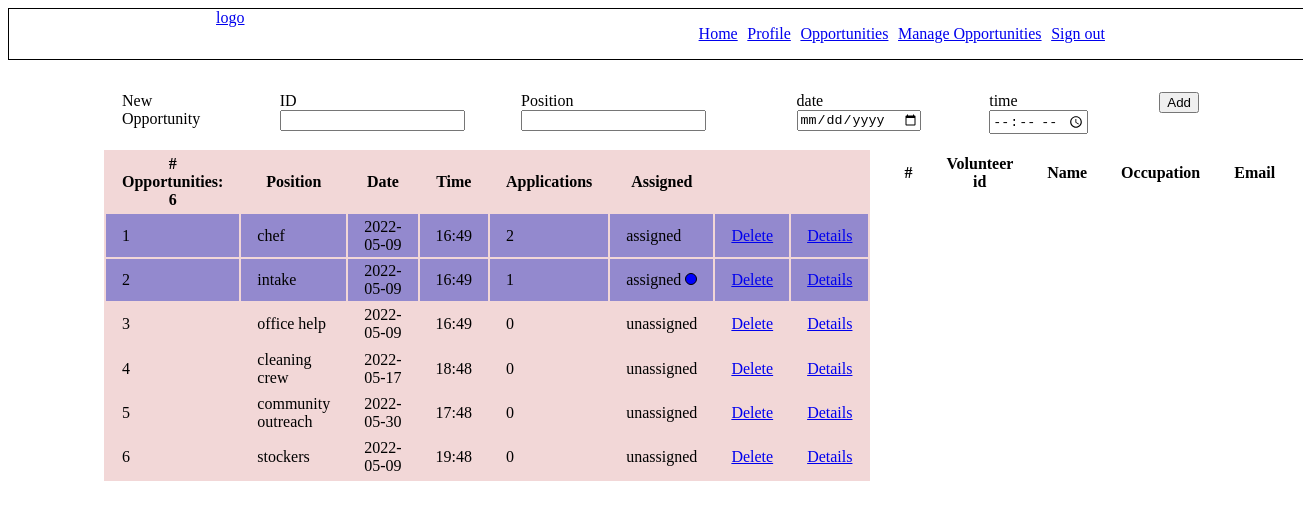
The page /manage_opportunities.php (signed in) on the database its author committed.
### tables this page shows
CREATE TABLE `opportunities` (
  `id` int(11) NOT NULL AUTO_INCREMENT,
  `date` date NOT NULL,
  `time` text NOT NULL,
  `position` varchar(255) NOT NULL,
  PRIMARY KEY (`id`)
);

### globals.php (the view, shortened to what this page needs)
<?php
function runQuery($query, $query_type, $bind_types, $params)
{
    switch ($query_type) {
        case 'select':
            $stmt = mysqli_prepare(getMysqliConnection(), $query);
            if (count($params) > 0 && !mysqli_stmt_bind_param($stmt, $bind_types, ...$params)) {
                throw new \Error(mysqli_error(getMysqliConnection()));
            }
            if (!mysqli_stmt_execute($stmt)) {
                throw new \Error(mysqli_error(getMysqliConnection()));
            }
            $result = mysqli_stmt_get_result($stmt);
            return mysqli_fetch_all($result, MYSQLI_ASSOC);
            break;
    }
}
function getMysqliConnection()
{
    return $GLOBALS['con'];
}
function getOpportunities()
{
    try {
        $volunteer_id = $_SESSION['user']['id'];
        $query = <<<GET_OPS
                SELECT
                    opportunities.*,
                    (SELECT COUNT(op_aps.id) >= 1 FROM opportunity_applications op_aps WHERE op_aps.assigned_at != "" AND op_aps.opportunity_id = opportunities.id ) assigned,
                    (SELECT COUNT(_op_aps.id) from opportunity_applications _op_aps where _op_aps.volunteer_id = ?) as applied ,
                    (SELECT COUNT(op_aps.id) from opportunity_applications op_aps where op_aps.opportunity_id = opportunities.id) as applications ,
                    (SELECT COUNT(op_aps.id) >= 1 FROM opportunity_applications op_aps WHERE op_aps.assigned_at != "" AND op_aps.opportunity_id = opportunities.id and op_aps.volunteer_id=? ) assigned_to_me
                FROM opportunities
                LIMIT 100;
        GET_OPS;
        return runQuery($query, 'select', 'dd', [$volunteer_id, $volunteer_id]);
    } catch (\Throwable $th) {
        makeAlert($th->getTraceAsString());
        throw $th;
    }
}
function renderOpportunities($base_url, $opportunities, $show_apply_btn = false, $show_delete = false)
{
    foreach ($opportunities as $key => $opportunity) {
        $index = ((int)$key) + 1;
        $assigned = $opportunity['assigned'] != 0 ? 'assigned' : 'unassigned';
        $apply_btn = !$show_apply_btn ? "" : sprintf("<td><a href='opportunities.php?action=apply_to_opportunity&opportunity_id=%s'>Apply</a></td>", $opportunity['id']);
        $delete_btn_html = !$show_delete ? "" : "<a href='$base_url?action=delete_opportunity&opportunity_id={$opportunity['id']}'>Delete</a>";
        $assigned_to_me = $opportunity['assigned_to_me'] ? '<span class="assigned_to_me"></span>' : "";
        $output = <<<OPPORTUNITY
        <tr class="opportunity_is_$assigned">
        <td>{$index}</td>
        <td>{$opportunity['position']}</td>
        <td>{$opportunity['date']}</td>
        <td>{$opportunity['time']}</td>
        <td>{$opportunity['applications']}</td>
        <td>{$assigned} $assigned_to_me</td>
        <td>$delete_btn_html</td>
        <td><a href="manage_opportunities.php?opportunity_id={$opportunity['id']}">Details</a></td>
        $apply_btn
        </tr>
OPPORTUNITY;
        printf($output);
    };
}

### styles.css (style rules this page uses)
body, html { height: 100%; width: 100%; }
.opportunity_is_assigned { background-color: rgba(91, 91, 201, 0.623); }
td,th { padding: 0.2rem 1rem; }
.assigned_to_me { border: 1px solid; width: 10px; height: 10px; display: inline-block; background: blue; border-radius: 50%; }

### rows shown on the page
opportunities: index "1", position "chef", date "2022-05-09", time "16:49", applications "2", assigned "assigned"
opportunities: index "2", position "intake", date "2022-05-09", time "16:49", applications "1", assigned "assigned"
opportunities: index "3", position "office help", date "2022-05-09", time "16:49", applications "0", assigned "unassigned"
opportunities: index "4", position "cleaning crew", date "2022-05-17", time "18:48", applications "0", assigned "unassigned"
opportunities: index "5", position "community outreach", date "2022-05-30", time "17:48", applications "0", assigned "unassigned"
opportunities: index "6", position "stockers", date "2022-05-09", time "19:48", applications "0", assigned "unassigned"

### other values the page prints
count($opportunities) "6"
